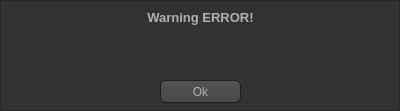
<?xml version="1.0" encoding="UTF-8"?>
<ui version="4.0">
 <class>dialogbox_warning_generic</class>
 <widget class="QFrame" name="dialogbox_warning_generic">
  <property name="windowModality">
   <enum>Qt::ApplicationModal</enum>
  </property>
  <property name="geometry">
   <rect>
    <x>0</x>
    <y>0</y>
    <width>400</width>
    <height>111</height>
   </rect>
  </property>
  <property name="windowTitle">
   <string>Ostrzeżenie!</string>
  </property>
  <property name="styleSheet">
   <string notr="true">QToolTip
{
     border: 1px solid black;
     background-color: #ffa02f;
     padding: 1px;
     border-radius: 3px;
     
	color: #000000
}

QWidget
{
    color: #b1b1b1;
    background-color: #323232;
}

QWidget:item:hover
{
    background-color: QLinearGradient( x1: 0, y1: 0, x2: 0, y2: 1, stop: 0 #ffa02f, stop: 1 #ca0619);
    color: #000000;
}

QWidget:item:selected
{
    background-color: QLinearGradient( x1: 0, y1: 0, x2: 0, y2: 1, stop: 0 #ffa02f, stop: 1 #d7801a);
}

QMenuBar::item
{
    background: transparent;
}

QMenuBar::item:selected
{
    background: transparent;
    border: 1px solid #ffaa00;
}

QMenuBar::item:pressed
{
    background: #444;
    border: 1px solid #000;
    background-color: QLinearGradient(
        x1:0, y1:0,
        x2:0, y2:1,
        stop:1 #212121,
        stop:0.4 #343434/*,
        stop:0.2 #343434,
        stop:0.1 #ffaa00*/
    );
    margin-bottom:-1px;
    padding-bottom:1px;
}

QMenu
{
    border: 1px solid #000;
}

QMenu::item
{
    padding: 2px 20px 2px 20px;
}

QMenu::item:selected
{
    color: #000000;
}

QWidget:disabled
{
    color: #404040;
    background-color: #323232;
}

QAbstractItemView
{
    background-color: QLinearGradient( x1: 0, y1: 0, x2: 0, y2: 1, stop: 0 #4d4d4d, stop: 0.1 #646464, stop: 1 #5d5d5d);
}

QWidget:focus
{
    /*border: 2px solid QLinearGradient( x1: 0, y1: 0, x2: 0, y2: 1, stop: 0 #ffa02f, stop: 1 #d7801a);*/
}

QLineEdit
{
    background-color: QLinearGradient( x1: 0, y1: 0, x2: 0, y2: 1, stop: 0 #4d4d4d, stop: 0 #646464, stop: 1 #5d5d5d);
    padding: 1px;
    border-style: solid;
    border: 1px solid #1e1e1e;
    border-radius: 5;
}

QPushButton
{
    color: #b1b1b1;
    background-color: QLinearGradient( x1: 0, y1: 0, x2: 0, y2: 1, stop: 0 #565656, stop: 0.1 #525252, stop: 0.5 #4e4e4e, stop: 0.9 #4a4a4a, stop: 1 #464646);
    border-width: 1px;
    border-color: #1e1e1e;
    border-style: solid;
    border-radius: 6;
    padding: 3px;
    font-size: 12px;
    padding-left: 5px;
    padding-right: 5px;
}

QPushButton:pressed
{
    background-color: QLinearGradient( x1: 0, y1: 0, x2: 0, y2: 1, stop: 0 #2d2d2d, stop: 0.1 #2b2b2b, stop: 0.5 #292929, stop: 0.9 #282828, stop: 1 #252525);
}

QComboBox
{
    selection-background-color: #ffaa00;
    background-color: QLinearGradient( x1: 0, y1: 0, x2: 0, y2: 1, stop: 0 #565656, stop: 0.1 #525252, stop: 0.5 #4e4e4e, stop: 0.9 #4a4a4a, stop: 1 #464646);
    border-style: solid;
    border: 1px solid #1e1e1e;
    border-radius: 5;
}

QComboBox:hover,QPushButton:hover
{
    border: 2px solid QLinearGradient( x1: 0, y1: 0, x2: 0, y2: 1, stop: 0 #ffa02f, stop: 1 #d7801a);
}


QComboBox:on
{
    padding-top: 3px;
    padding-left: 4px;
    background-color: QLinearGradient( x1: 0, y1: 0, x2: 0, y2: 1, stop: 0 #2d2d2d, stop: 0.1 #2b2b2b, stop: 0.5 #292929, stop: 0.9 #282828, stop: 1 #252525);
    selection-background-color: #ffaa00;
}

QComboBox QAbstractItemView
{
    border: 2px solid darkgray;
    selection-background-color: QLinearGradient( x1: 0, y1: 0, x2: 0, y2: 1, stop: 0 #ffa02f, stop: 1 #d7801a);
}

QComboBox::drop-down
{
     subcontrol-origin: padding;
     subcontrol-position: top right;
     width: 15px;

     border-left-width: 0px;
     border-left-color: darkgray;
     border-left-style: solid; /* just a single line */
     border-top-right-radius: 3px; /* same radius as the QComboBox */
     border-bottom-right-radius: 3px;
 }

QComboBox::down-arrow
{
     image: url(:/images/down_arrow.png);
}

QGroupBox:focus
{
border: 2px solid QLinearGradient( x1: 0, y1: 0, x2: 0, y2: 1, stop: 0 #ffa02f, stop: 1 #d7801a);
}

QTextEdit:focus
{
    border: 2px solid QLinearGradient( x1: 0, y1: 0, x2: 0, y2: 1, stop: 0 #ffa02f, stop: 1 #d7801a);
}

QScrollBar:horizontal {
     border: 1px solid #222222;
     background: QLinearGradient( x1: 0, y1: 0, x2: 0, y2: 1, stop: 0.0 #121212, stop: 0.2 #282828, stop: 1 #484848);
     height: 7px;
     margin: 0px 16px 0 16px;
}

QScrollBar::handle:horizontal
{
      background: QLinearGradient( x1: 0, y1: 0, x2: 1, y2: 0, stop: 0 #ffa02f, stop: 0.5 #d7801a, stop: 1 #ffa02f);
      min-height: 20px;
      border-radius: 2px;
}

QScrollBar::add-line:horizontal {
      border: 1px solid #1b1b19;
      border-radius: 2px;
      background: QLinearGradient( x1: 0, y1: 0, x2: 1, y2: 0, stop: 0 #ffa02f, stop: 1 #d7801a);
      width: 14px;
      subcontrol-position: right;
      subcontrol-origin: margin;
}

QScrollBar::sub-line:horizontal {
      border: 1px solid #1b1b19;
      border-radius: 2px;
      background: QLinearGradient( x1: 0, y1: 0, x2: 1, y2: 0, stop: 0 #ffa02f, stop: 1 #d7801a);
      width: 14px;
     subcontrol-position: left;
     subcontrol-origin: margin;
}

QScrollBar::right-arrow:horizontal, QScrollBar::left-arrow:horizontal
{
      border: 1px solid black;
      width: 1px;
      height: 1px;
      background: white;
}

QScrollBar::add-page:horizontal, QScrollBar::sub-page:horizontal
{
      background: none;
}

QScrollBar:vertical
{
      background: QLinearGradient( x1: 0, y1: 0, x2: 1, y2: 0, stop: 0.0 #121212, stop: 0.2 #282828, stop: 1 #484848);
      width: 7px;
      margin: 16px 0 16px 0;
      border: 1px solid #222222;
}

QScrollBar::handle:vertical
{
      background: QLinearGradient( x1: 0, y1: 0, x2: 0, y2: 1, stop: 0 #ffa02f, stop: 0.5 #d7801a, stop: 1 #ffa02f);
      min-height: 20px;
      border-radius: 2px;
}

QScrollBar::add-line:vertical
{
      border: 1px solid #1b1b19;
      border-radius: 2px;
      background: QLinearGradient( x1: 0, y1: 0, x2: 0, y2: 1, stop: 0 #ffa02f, stop: 1 #d7801a);
      height: 14px;
      subcontrol-position: bottom;
      subcontrol-origin: margin;
}

QScrollBar::sub-line:vertical
{
      border: 1px solid #1b1b19;
      border-radius: 2px;
      background: QLinearGradient( x1: 0, y1: 0, x2: 0, y2: 1, stop: 0 #d7801a, stop: 1 #ffa02f);
      height: 14px;
      subcontrol-position: top;
      subcontrol-origin: margin;
}

QScrollBar::up-arrow:vertical, QScrollBar::down-arrow:vertical
{
      border: 1px solid black;
      width: 1px;
      height: 1px;
      background: white;
}


QScrollBar::add-page:vertical, QScrollBar::sub-page:vertical
{
      background: none;
}

QTextEdit
{
    background-color: #242424;
}

QPlainTextEdit
{
    background-color: #242424;
}

QHeaderView::section
{
    background-color: QLinearGradient(x1:0, y1:0, x2:0, y2:1, stop:0 #616161, stop: 0.5 #505050, stop: 0.6 #434343, stop:1 #656565);
    color: white;
    padding-left: 4px;
    border: 1px solid #6c6c6c;
}

QCheckBox:disabled
{
color: #414141;
}

QDockWidget::title
{
    text-align: center;
    spacing: 3px; /* spacing between items in the tool bar */
    background-color: QLinearGradient(x1:0, y1:0, x2:0, y2:1, stop:0 #323232, stop: 0.5 #242424, stop:1 #323232);
}

QDockWidget::close-button, QDockWidget::float-button
{
    text-align: center;
    spacing: 1px; /* spacing between items in the tool bar */
    background-color: QLinearGradient(x1:0, y1:0, x2:0, y2:1, stop:0 #323232, stop: 0.5 #242424, stop:1 #323232);
}

QDockWidget::close-button:hover, QDockWidget::float-button:hover
{
    background: #242424;
}

QDockWidget::close-button:pressed, QDockWidget::float-button:pressed
{
    padding: 1px -1px -1px 1px;
}

QMainWindow::separator
{
    background-color: QLinearGradient(x1:0, y1:0, x2:0, y2:1, stop:0 #161616, stop: 0.5 #151515, stop: 0.6 #212121, stop:1 #343434);
    color: white;
    padding-left: 4px;
    border: 1px solid #4c4c4c;
    spacing: 3px; /* spacing between items in the tool bar */
}

QMainWindow::separator:hover
{

    background-color: QLinearGradient(x1:0, y1:0, x2:0, y2:1, stop:0 #d7801a, stop:0.5 #b56c17 stop:1 #ffa02f);
    color: white;
    padding-left: 4px;
    border: 1px solid #6c6c6c;
    spacing: 3px; /* spacing between items in the tool bar */
}

QToolBar::handle
{
     spacing: 3px; /* spacing between items in the tool bar */
     background: url(:/images/handle.png);
}

QMenu::separator
{
    height: 2px;
    background-color: QLinearGradient(x1:0, y1:0, x2:0, y2:1, stop:0 #161616, stop: 0.5 #151515, stop: 0.6 #212121, stop:1 #343434);
    color: white;
    padding-left: 4px;
    margin-left: 10px;
    margin-right: 5px;
}

QProgressBar
{
    border: 2px solid grey;
    border-radius: 5px;
    text-align: center;
}

QProgressBar::chunk
{
    background-color: #d7801a;
    width: 2.15px;
    margin: 0.5px;
}

QTabBar::tab {
    color: #b1b1b1;
    border: 1px solid #444;
    border-bottom-style: none;
    background-color: #323232;
    padding-left: 10px;
    padding-right: 10px;
    padding-top: 3px;
    padding-bottom: 2px;
    margin-right: -1px;
}

QTabWidget::pane {
    border: 1px solid #444;
    top: 1px;
}

QTabBar::tab:last
{
    margin-right: 0; /* the last selected tab has nothing to overlap with on the right */
    border-top-right-radius: 3px;
}

QTabBar::tab:first:!selected
{
 margin-left: 0px; /* the last selected tab has nothing to overlap with on the right */


    border-top-left-radius: 3px;
}

QTabBar::tab:!selected
{
    color: #b1b1b1;
    border-bottom-style: solid;
    margin-top: 3px;
    background-color: QLinearGradient(x1:0, y1:0, x2:0, y2:1, stop:1 #212121, stop:.4 #343434);
}

QTabBar::tab:selected
{
    border-top-left-radius: 3px;
    border-top-right-radius: 3px;
    margin-bottom: 0px;
}

QTabBar::tab:!selected:hover
{
    /*border-top: 2px solid #ffaa00;
    padding-bottom: 3px;*/
    border-top-left-radius: 3px;
    border-top-right-radius: 3px;
    background-color: QLinearGradient(x1:0, y1:0, x2:0, y2:1, stop:1 #212121, stop:0.4 #343434, stop:0.2 #343434, stop:0.1 #ffaa00);
}

QRadioButton::indicator:checked, QRadioButton::indicator:unchecked{
    color: #b1b1b1;
    background-color: #323232;
    border: 1px solid #b1b1b1;
    border-radius: 6px;
}

QRadioButton::indicator:checked
{
    background-color: qradialgradient(
        cx: 0.5, cy: 0.5,
        fx: 0.5, fy: 0.5,
        radius: 1.0,
        stop: 0.25 #ffaa00,
        stop: 0.3 #323232
    );
}

QCheckBox::indicator{
    color: #b1b1b1;
    background-color: #323232;
    border: 1px solid #b1b1b1;
    width: 9px;
    height: 9px;
}

QRadioButton::indicator
{
    border-radius: 6px;
}

QRadioButton::indicator:hover, QCheckBox::indicator:hover
{
    border: 1px solid #ffaa00;
}

QCheckBox::indicator:checked
{
    image:url(:/images/checkbox.png);
}

QCheckBox::indicator:disabled, QRadioButton::indicator:disabled
{
    border: 1px solid #444;
}

QTableView QTableCornerButton::section {
    color: #b1b1b1;
    background-color: #323232;
}

QSpinBox
{
background-color: #505050;
border: black;
}
</string>
  </property>
  <property name="frameShape">
   <enum>QFrame::StyledPanel</enum>
  </property>
  <property name="frameShadow">
   <enum>QFrame::Plain</enum>
  </property>
  <widget class="QLabel" name="label">
   <property name="geometry">
    <rect>
     <x>10</x>
     <y>10</y>
     <width>381</width>
     <height>51</height>
    </rect>
   </property>
   <property name="font">
    <font>
     <pointsize>10</pointsize>
     <weight>75</weight>
     <bold>true</bold>
    </font>
   </property>
   <property name="text">
    <string>Warning ERROR!</string>
   </property>
   <property name="alignment">
    <set>Qt::AlignHCenter|Qt::AlignTop</set>
   </property>
   <property name="wordWrap">
    <bool>true</bool>
   </property>
  </widget>
  <widget class="QPushButton" name="pushButton">
   <property name="geometry">
    <rect>
     <x>160</x>
     <y>80</y>
     <width>81</width>
     <height>23</height>
    </rect>
   </property>
   <property name="text">
    <string>Ok</string>
   </property>
  </widget>
 </widget>
 <resources/>
 <connections/>
</ui>
